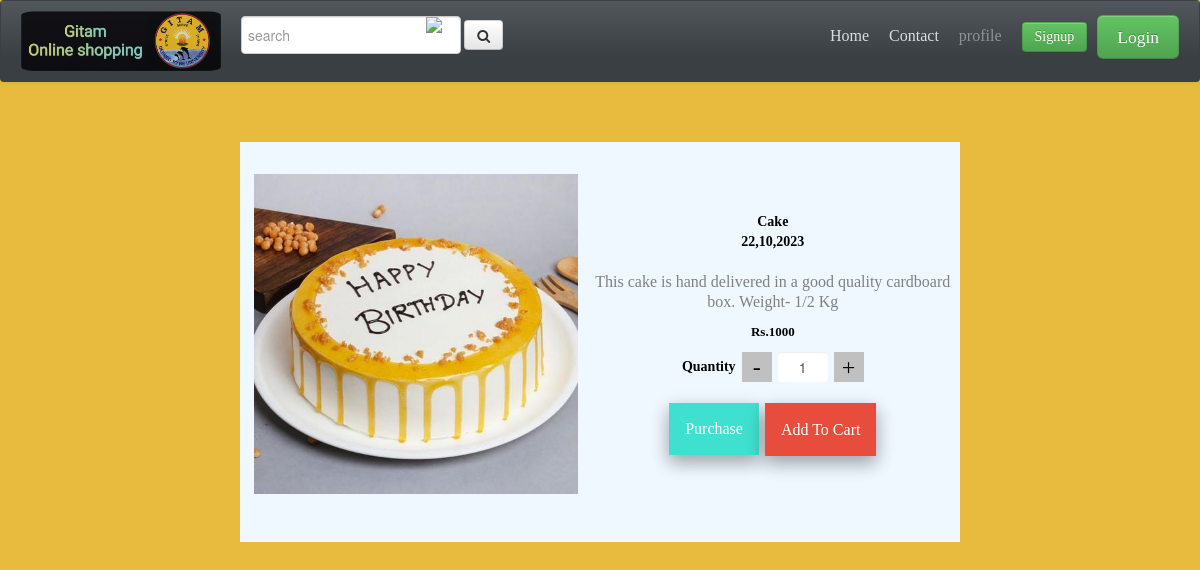
/product.php?id=44, run on the app's committed database.
### tables this page shows
CREATE TABLE `products` (
  `product_id` int(100) NOT NULL,
  `product_catag` varchar(100) NOT NULL,
  `product_title` varchar(255) NOT NULL,
  `product_price` int(100) NOT NULL,
  `product_desc` text NOT NULL,
  `product_date` varchar(50) NOT NULL,
  `product_img` text NOT NULL,
  `product_left` int(100) NOT NULL,
  `product_author` varchar(100) NOT NULL DEFAULT 'admin'
);

### product.php (the view, shortened to what this page needs)
<?php
include_once('./includes/headerNav.php');
$sql11 ="SELECT * FROM  products WHERE product_id='{$_SESSION['product_id']}';";
$result11 = $conn->query($sql11);
$row11 = $result11->fetch_assoc();
?>
<head>
</head>
<body>
<div class="selected_product"  style=' color:black' >
  <div class="prod-in">
  <div class="img-magnifier-container">
<img id='image-pr' src="admin/upload/<?php echo $row11['product_img'] ?>"  alt="product-img">
</div>
	<div class="detail-cont-pr">
	<h5 class="title"><?php echo $row11['product_title'] ?> <p class="date"><?php echo $row11['product_date'] ?></p> </h5>
	<p class="description-pr"><?php echo $row11['product_desc'] ?>
	<p class="price"><b>Rs.<?php echo $row11['product_price'] ?></b>
  <form action="<?php echo $_SERVER['PHP_SELF']; ?> " method="post">
  <div class="quantityDiv">
    <h6 class="section-title">Quantity</h6>
    <span class='addSub'  onclick="decQuantity()">-</span>
    <input id='quantity' name='quantity' style="margin:0;padding:0;width:50px;border:none;height:30px;text-align:center" type="text" step="1" min="1" max="5" value='1'  autocomplete="off"><span class='addSub' onclick="incQuantity()" >+</span>
</div>
<div class="btn-pr">
<a href="payment.php?id=<?php echo $_GET['id']?>" style='text-decoration:none'><p class="button btn1">Purchase</p></a>
<?php if(isset($_SESSION['id'])){
  echo "<Button type='submit' name='addToCart'  class='button btn2' onclick='addToCart()'>Add To Cart</Button>";
}else{
  echo " <button type='submit' class='button btn2' > <a href='./signup.php?loginOrSignupFirst' style='text-decoration:none;color:white'> Add To Cart</a></button>  ";
}?>
  </div>
</form>
  </div>
  </div>
</div>
</body>

### product.php (style rules this page uses)
.selected_product { margin-top:5%; display:flex; justify-content:center; }
.prod-in { position:relative; width:60%; }
#image-pr { height:80%; width:50% }
.img-magnifier-container { position:absolute; top:8%; left:2%; width:90%; height:100% }
.detail-cont-pr { position:relative; left:49%; top:15%; width:50%; display:flex; flex-direction:column; align-items:center; justify-content:center }
.price { text-align:center; }
.description-pr { width:100%; overflow-y:hidden; text-align:center; color:grey; font-size:medium; font-family:cursive; }
.btn-pr { display:flex; gap:4px }
.button { border: none; color: white; padding: 16px; text-align: center; text-decoration: none; font-size: 16px; margin: 1px; transition-duration: 0.4s; cursor: pointer; box-shadow: 0 8px 16px 0 rgba(0,0,0,0.2), 0 6px 20px 0 rgba(0,0,0,0.19); }
.btn2 { background-color: #E74C3C; }
.btn1 { background-color:#40E0D0; }
.quantityDiv { display:flex; align-items:center; justify-content:center; gap:6px; margin-bottom:20px }
.section-title { margin:0; padding:0; font-size:14px }
.addSub { height:30px; width:30px; background:grey; display:flex; align-items:center; justify-content:center; cursor:pointer; background:#C0C0C0; font-size:24px; }

### data on the page
products: product_img (picture), product_title "Cake", product_date "22,10,2023", product_desc "This cake is hand delivered in a good quality cardboard box. Weight- 1/2 Kg", product_price "1000"
